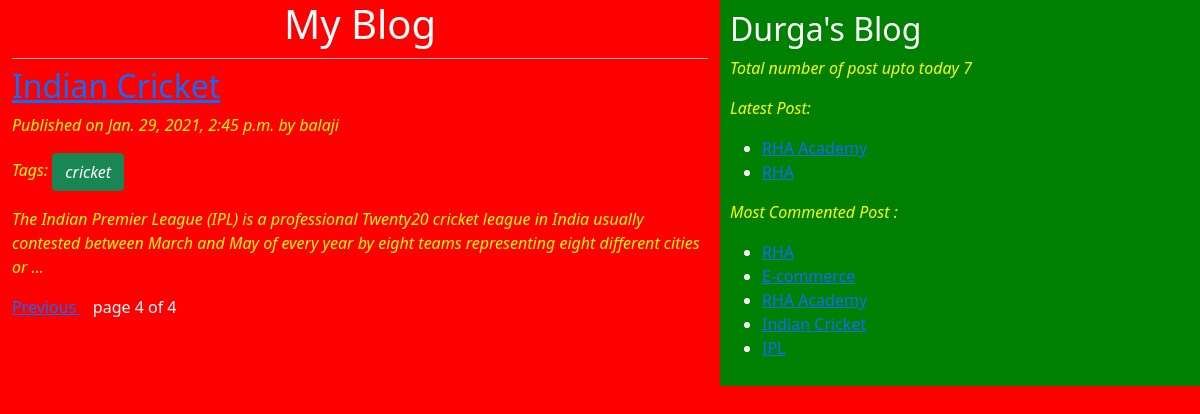
/?page=4, run on the app's committed database.
### blog/models.py (models this page shows, shortened)
class Post(models.Model):
    STATUS_CHOICES = (('draft','Draft'),('published','Published'))
    title = models.CharField(max_length=250)
    status = models.CharField(max_length=9,choices=STATUS_CHOICES,default='draft')
    author = models.ForeignKey(User,related_name='blog_post',on_delete=models.DO_NOTHING)
    slug = models.SlugField(max_length=250,unique_for_date='publish')
    body = models.TextField()
    publish = models.DateTimeField(default=timezone.now)
    created = models.DateTimeField(auto_now_add=True)
    updated = models.DateTimeField(auto_now=True)
    objects = CustomManager()
    tags = TaggableManager()
    class Meta:
        ordering = ('-publish',)
    def get_absolute_url(self):
        return reverse('post_detail',args=[self.publish.year, self.publish.strftime('%m'), self.publish.strftime('%d'), self.slug])

### blog/views.py (the view)
# urls.py: url(r'^$',views.post_list),
def post_list(request, tag_slug = None):
    post_list = Post.objects.all()
    tag = None
    if tag_slug:
        tag = get_object_or_404(Tag,slug=tag_slug)
        post_list = post_list.filter(tags__in=[tag])
    paginator = Paginator(post_list,2)
    page_no = request.GET.get('page')
    try:
        post_list = paginator.page(page_no)
    except PageNotAnInteger :
        post_list = paginator.page(1)
    except EmptyPage:
        post_list = paginator.page(paginator.num_pages)
    return render(request,'blog/post_list.html',{'post_list':post_list, 'tag':tag})

### blog/models.py (called while the page is built)
    def get_queryset(self):
        return super().get_queryset().filter(status="published")

### blog/templatetags/blog_tags.py (called while the page is built)
@register.simple_tag(name='count_tag')
def total_post():
    return Post.objects.count()

@register.inclusion_tag('blog/latest_post123.html')
def show_latest_post(count=3):
    latest_post = Post.objects.order_by('-publish')[:count]
    return {'latest_post':latest_post}

@register.inclusion_tag('blog/latest_post123.html')
def most_commented_post(count=5):
    most_Commented_post =  Post.objects.annotate(total_comments = Count('comments')).order_by('-total_comments')[:count]
    return {'latest_post':most_Commented_post}

### Templates/blog/post_list.html (shortened to what this page needs)
<!DOCTYPE html>
{% extends 'blog/Base.html' %}
{% block container %}
    <h1>My Blog</h1>
    {% for post in post_list %}
        <a href="{{post.get_absolute_url}}"> <h2>{{post.title}}</h2> </a>
        <p>Published on {{post.publish}} by {{post.author}}</p>
            <p>Tags:
                {% for tag in post.tags.all %}
                    <a href="{% url 'post_list_by_tag_name' tag.slug %}" class="btn btn-success">
                        {{tag.name}}
                    </a>
                {% endfor %}
            </p>
        <p>{{post.body|truncatewords:30|linebreaks}}</p>
    {% endfor %}
    {% include 'blog/pagination.html' with page=post_list %}
{% endblock %}

### Templates/blog/latest_post123.html
<ul>
    {% for post in latest_post %}
        <li> <a href="{{post.get_absolute_url}}"> {{post.title}}</a></li>
    {% endfor %}
</ul>

### static/css/blog.css (style rules this page uses)
p { font-style:italic; color:yellow; }
h1 { text-align: center; border-bottom: 1px solid #bbb; padding-bottom:10px; }
a { color:#0bff207; }
body { color:white; background:red; }

### data on the page
Post: title "Indian Cricket", publish "Jan. 29, 2021, 2:45 p.m.", author "balaji", body "The Indian Premier League (IPL) is a professional Twenty20 cricket league in India usually contested between March and May of every year by eight teams representing eight different cities or …"
Tag: name "cricket"
Post: title "RHA Academy"
Post: title "RHA"
Post: title "E-commerce"
Post: title "IPL"

### other printed values
{{ page.number }} "4"
{{ page.paginator.num_pages }} "4"
